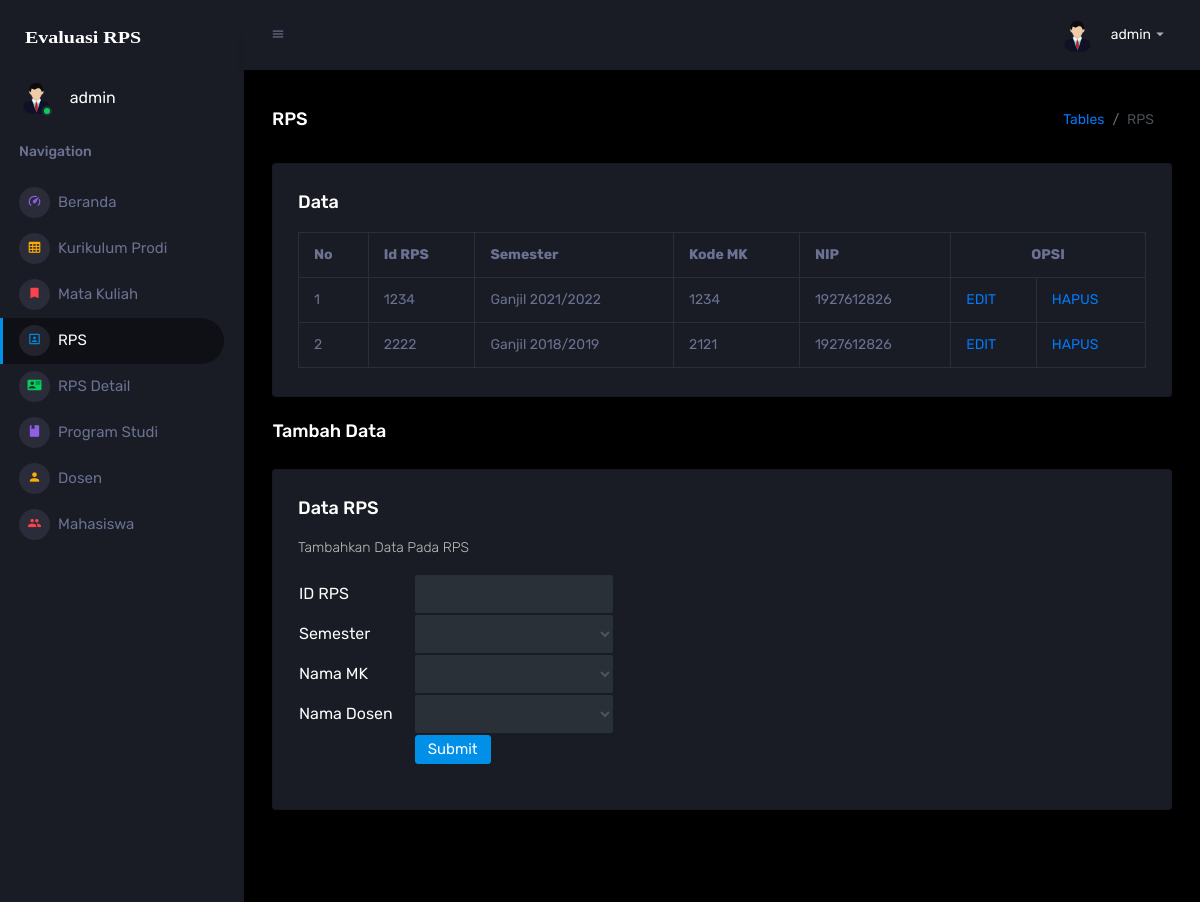
Screenshot of /template/pages/rps/tablerps.php (signed in) with the database file from the repository.
### tables this page shows
CREATE TABLE `rps` (
  `noid_rps` int(11) NOT NULL,
  `semester` varchar(50) NOT NULL,
  `kode_mk` varchar(15) NOT NULL,
  `nip` varchar(25) NOT NULL
);

### template/pages/rps/tablerps.php (the view, shortened to what this page needs)
<!DOCTYPE html>
<html lang="en">
  <head>
    <link rel="stylesheet" href="../../assets/vendors/mdi/css/materialdesignicons.min.css">
    <link rel="stylesheet" href="../../assets/vendors/css/vendor.bundle.base.css">
    <link rel="stylesheet" href="../../assets/css/style.css">
  </head>
  <body>
    <?php
    $user_id=$_SESSION['user_id'];
    ?>
    <div class="container-scroller">
      <nav class="sidebar sidebar-offcanvas" id="sidebar">
        <div class="sidebar-brand-wrapper d-none d-lg-flex align-items-center justify-content-center fixed-top">
          <a class="sidebar-brand brand-logo" href="../../index.php"><img src="../../assets/images/logoevaluasirps.svg" alt="logo" /></a>
        </div>
        <ul class="nav">
          <li class="nav-item profile">
            <div class="profile-desc">
              <div class="profile-pic">
                <div class="count-indicator">
                  <img class="img-xs rounded-circle " src="../../assets/images/faces/facedosen1.png" alt="">
                  <span class="count bg-success"></span>
                </div>
                <div class="profile-name">
                  <h5 class="mb-0 font-weight-normal">
                    <?php echo "$user_id"; ?></h5>
                </div>
              </div>
            </div>
          </li>
          <li class="nav-item nav-category">
            <span class="nav-link">Navigation</span>
          </li>
          <li class="nav-item menu-items">
            <a class="nav-link" href="../../index.php">
              <span class="menu-icon">
                <i class="mdi mdi-speedometer"></i>
              </span>
              <span class="menu-title">Beranda</span>
            </a>
          </li>
          <li class="nav-item menu-items">
            <a class="nav-link" href="../../pages/tables/basic-table.php">
              <span class="menu-icon">
                <i class="mdi mdi-table-large"></i>
              </span>
              <span class="menu-title">Kurikulum Prodi</span>
            </a>
          </li>
          <li class="nav-item menu-items">
            <a class="nav-link" href="../../pages/matakuliah/tablematkul.php">
              <span class="menu-icon">
                <i class="mdi mdi-bookmark"></i>
              </span>
              <span class="menu-title">Mata Kuliah</span>
            </a>
          </li>
          <li class="nav-item menu-items">
            <a class="nav-link" href="tablerps.php">
              <span class="menu-icon">
                <i class="mdi mdi-account-box-outline"></i>
              </span>
              <span class="menu-title">RPS</span>
            </a>
          </li>
          <li class="nav-item menu-items">
            <a class="nav-link" href="../../pages/rpsdetail/tablerpsdetail.php">
              <span class="menu-icon">
                <i class="mdi mdi-account-card-details"></i>
              </span>
              <span class="menu-title">RPS Detail</span>
            </a>
          </li>
          <li class="nav-item menu-items">
            <a class="nav-link" href="../../pages/programstudi/tableprodi.php">
              <span class="menu-icon">
                <i class="mdi mdi-book"></i>
              </span>
              <span class="menu-title">Program Studi</span>
            </a>
          </li>
          <li class="nav-item menu-items">
            <a class="nav-link" href="../../pages/dosen/tabledosen.php">
              <span class="menu-icon">
                <i class="mdi mdi-account"></i>
              </span>
              <span class="menu-title">Dosen</span>
            </a>
          </li>
          <li class="nav-item menu-items">
            <a class="nav-link" href="../../pages/mahasiswa/tablemahasiswa.php">
              <span class="menu-icon">
                <i class="mdi mdi-account-multiple"></i>
              </span>
              <span class="menu-title">Mahasiswa</span>
            </a>
          </li>
        </ul>
      </nav>
      <div class="container-fluid page-body-wrapper">
        <nav class="navbar p-0 fixed-top d-flex flex-row">
          <div class="navbar-menu-wrapper flex-grow d-flex align-items-stretch">
            <button class="navbar-toggler navbar-toggler align-self-center" type="button" data-toggle="minimize">
              <span class="mdi mdi-menu"></span>
            </button>
            <ul class="navbar-nav navbar-nav-right">
              <li class="nav-item dropdown">
                <a class="nav-link" id="profileDropdown" href="#" data-toggle="dropdown">
                  <div class="navbar-profile">
                    <img class="img-xs rounded-circle" src="../../assets/images/faces/facedosen1.png" alt="">
                    <p class="mb-0 d-none d-sm-block navbar-profile-name">
                      <?php echo "$user_id"; ?></p>
                    <i class="mdi mdi-menu-down d-none d-sm-block"></i>
                  </div>
                </a>
              </li>
            </ul>
          </div>
        </nav>
        <div class="main-panel">
          <div class="content-wrapper">
            <div class="page-header">
              <h3 class="page-title"> RPS </h3>
              <nav aria-label="breadcrumb">
                <ol class="breadcrumb">
                  <li class="breadcrumb-item"><a href="tablerps.php">Tables</a></li>
                  <li class="breadcrumb-item active" aria-current="page">RPS</li>
                </ol>
              </nav>
            </div>
            <div class="row">
              <div class="col-lg-12 grid-margin stretch-card">
                <div class="card">
                  <div class="card-body">
                    <h4 class="card-title">Data</h4>
                    <div class="table-responsive">
                      <table border="1" class="table table-bordered">
                            <tr>
                                <th>No</th>
                                <th>Id RPS</th>
                                <th>Semester</th>
                                <th>Kode MK</th>
                                <th>NIP</th>
                                <th colspan="2" class="tengah">OPSI</th>
                            </tr>
                            <?php
                            include '../samples/koneksi.php';
                            $no = 1;
                            $data = mysqli_query($koneksi,"select * from rps");
                            while($d = mysqli_fetch_array($data)){
                            ?>
                                <tr>
                                    <td><?php echo $no++; ?></td>
                                    <td><?php echo $d['noid_rps']; ?></td>
                                    <td><?php echo $d['semester']; ?></td>
                                    <td><?php echo $d['kode_mk']; ?></td>
                                    <td><?php echo $d['nip']; ?></td>
                                    <td>
                                        <a href="editrps.php?id=<?php echo $d['noid_rps']; ?>">EDIT</a>
                                    </td>
                                    <td>
                                      <a href="hapusrps.php?id=<?php echo $d['noid_rps']; ?>">HAPUS</a>
                                    </td>
                                </tr>
                                <?php
                            }
                            ?>
                      </table>
                    </div>
                  </div>
                </div>
              </div>
              <br/>
              <h3 class="page-title"> &ensp; Tambah Data </h3>
              <br>
              <br>
              <div class="col-12 grid-margin stretch-card">
                <div class="card">
                  <div class="card-body">
                    <h4 class="card-title">Data RPS</h4>
                    <p class="card-description"> Tambahkan Data Pada RPS </p>
                    <form class="forms-sample" method="post" action="tambahaksi2.php">
                      <table class="form-group">
                      <tr>
                        <td>ID RPS &emsp;</td>
                        <td><input type="text" name="noid_rps" class="form-control" id="exampleInputName1" autocomplete="off"></td>
                      </tr>
                      <tr>
                        <td>Semester &emsp;</td>
                        <td>
                            <select class="form-control" id="exampleFormControlSelect2" name="semester">
                                <option value="<?php echo $d['semester']; ?>" placeholder="matakuliah">
                                <?php
                                $q = mysqli_query($koneksi, "SELECT * FROM mata_kuliah") or die(mysql_error($koneksi));
                                  while ($edit = mysqli_fetch_array($q)){
                                  echo '<option value="'.$edit['semester'].'">'.$edit['semester'].'</option>';
                                } ?>
                                </option>
                            </select>
                        </td>
                      </tr>
                      <tr>
                        <td>Nama MK &emsp;</td>
                        <td>
                            <select class="form-control" id="exampleFormControlSelect2" name="kode_mk">
                                <option value="<?php echo $d['kode_mk']; ?>" placeholder="kode_mk">
                                <?php
                                $q = mysqli_query($koneksi, "SELECT * FROM mata_kuliah") or die(mysql_error($koneksi));
                                  while ($edit = mysqli_fetch_array($q)){
                                  echo '<option value="'.$edit['kode_mk'].'">'.$edit['nama_mk'].'</option>';
                                } ?>
                                </option>
                            </select>
                        </td>
                      </tr>
                      <tr>
                        <td>Nama Dosen &emsp;</td>
                        <td>
                            <select class="form-control" id="exampleFormControlSelect2" name="nip">
                                <option value="<?php echo $d['nip']; ?>" placeholder="nip">
                                <?php
                                $q = mysqli_query($koneksi, "SELECT * FROM dosen") or die(mysql_error($koneksi));
                                  while ($edit = mysqli_fetch_array($q)){
                                  echo '<option value="'.$edit['nip'].'">'.$edit['nama_dosen'].'</option>';
                                } ?>
                                </option>
                            </select>
                        </td>
                      </tr>
                      <tr>
                        <td></td>
                        <td><input type="submit" name="SIMPAN" class="btn btn-primary mr-2"></td>
                      </tr>
                      </table>
                    </form>
                  </div>
                </div>
              </div>
          <footer class="footer">
          </footer>
        </div>
      </div>
    </div>
  </body>
</html>

### template/pages/rps/tablerps.php (style rules this page uses)
.tengah { text-align: center; }

### rows the page displays
rps: noid_rps "1234", semester "Ganjil 2021/2022", kode_mk "1234", nip "1927612826"
rps: noid_rps "2222", semester "Ganjil 2018/2019", kode_mk "2121", nip "1927612826"

### other values shown
$user_id "admin"
